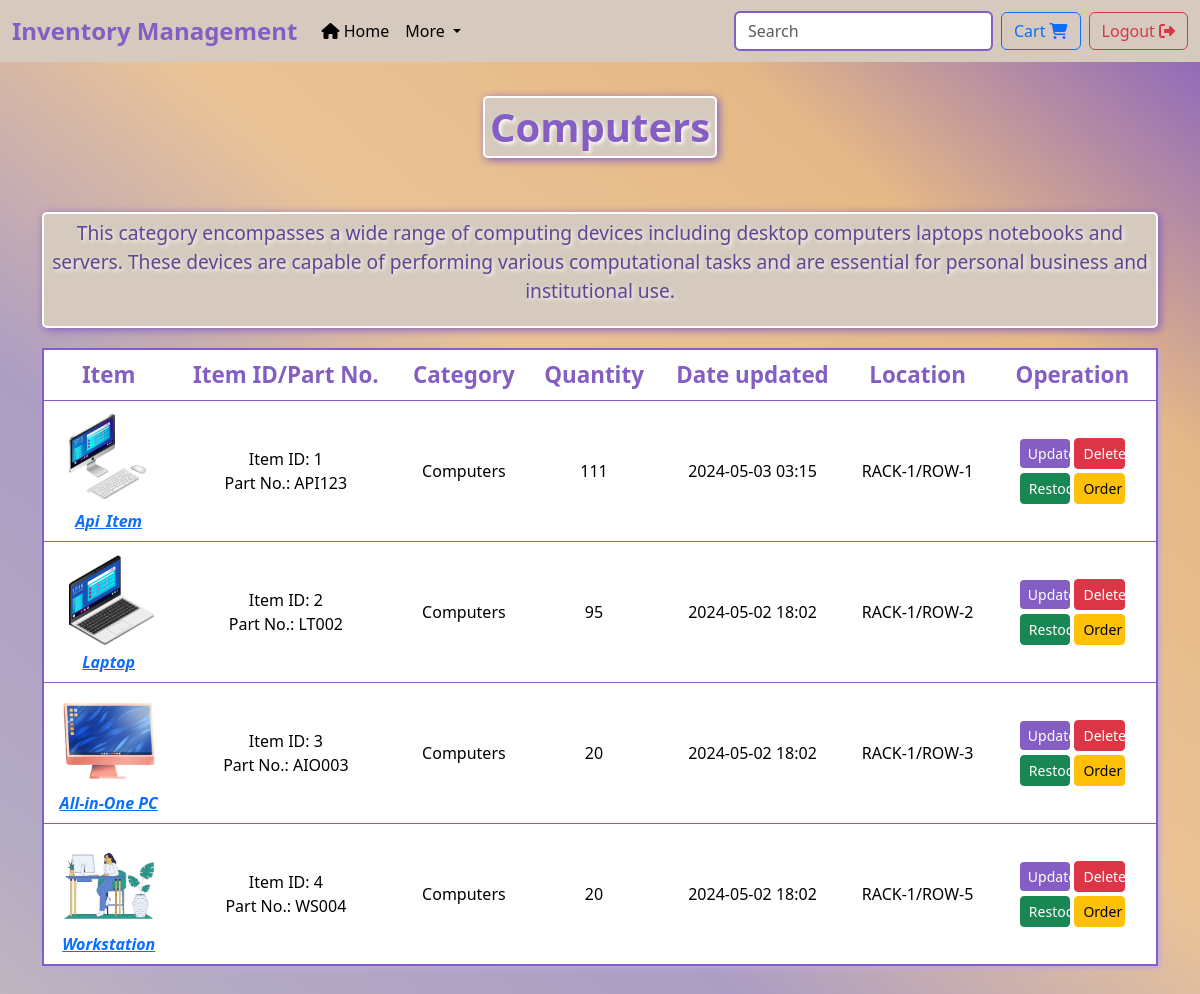
/category/Computers (signed in), run on the app's committed database.
### model.py (models this page shows, shortened)
class Category(db.Model):
    catid = db.Column(db.Integer, primary_key=True, autoincrement=True)
    name = db.Column(db.String(200), nullable=False)
    items = db.relationship('Item', backref='category_ref', lazy=True)
    description = db.Column(db.Text)

class Item(db.Model):
    itemid = db.Column(db.Integer, primary_key=True, autoincrement=True)
    name = db.Column(db.String(200), nullable=False)
    partno = db.Column(db.String(10), default='-')
    description = db.Column(db.Text)
    date_stocked = db.Column(db.DateTime, default=current_time)
    quantity = db.Column(db.Integer, nullable=False, default=1)
    price = db.Column(db.Numeric(precision=10, scale=2))
    location = db.Column(db.Text)
    deleted = db.Column(db.Boolean, default=False)
    category = db.Column(db.Integer, db.ForeignKey(
        'category.catid'), nullable=False)
    itemrequest = db.relationship('ItemRequest', backref='item_ref', lazy=True)

### app.py (the view)
@app.route('/category/<name>', methods=['GET'])
@login_required
def opencategory(name):
    currentcat = category_model.query.filter_by(name=name).first()
    items = item_model.query.filter_by(
        category=currentcat.catid).all()
    if current_user.role == 'admin':
        return render_template('category.html', cat=currentcat, items=items)
    else:
        return render_template('usercategory.html', cat=currentcat, items=items)

### app.py (called while the page is built)
@lm.user_loader
def load_user(id):
    return user.query.get(int(id))

### templates/category.html (shortened to what this page needs)
{%extends 'base.html'%}  {%block body%}
<div>
    <div class="container">
        <br />
        <div style="text-align: center">
            <h1
                style="
                    text-align: center;
                    color: #845ec2;
                    margin-top: 10px;
                    margin-bottom: 20px;
                    border: 2px solid white;
                    border-radius: 5px;
                    background-color: #d5cabd;
                    box-shadow: 2px 2px 8px #845ec2;
                    padding: 5px;
                    text-shadow: 2px 2px 4px white;
                ">
                {{cat.name}}
            </h1>
        </div>
        <br />
        <div
            style="
                text-align: center;
                color: #634494;
                font-size: larger;
                margin-top: 10px;
                margin-bottom: 20px;
                border: 2px solid white;
                border-radius: 5px;
                background-color: #d5cabd;
                box-shadow: 2px 2px 8px #845ec2;
                padding: 5px;
                text-shadow: 2px 2px 4px white;
            ">
            <p>{{cat.description}}</p>
        </div>
        <table
            class="table table-hover align-middle"
            style="
                text-align: center;
                border: 2px solid #845ec2;
                box-shadow: 2px 2px 5px#bea7e3;
            ">
            <thead>
                <tr>
                    <th style="color: #845ec2; font-size: 1.4rem">Item</th>
                    <th style="color: #845ec2; font-size: 1.4rem">
                        Item ID/Part No.
                    </th>
                    <th style="color: #845ec2; font-size: 1.4rem">Category</th>
                    <th style="color: #845ec2; font-size: 1.4rem">Quantity</th>
                    <th style="color: #845ec2; font-size: 1.4rem">
                        Date updated
                    </th>
                    <th style="color: #845ec2; font-size: 1.4rem">Location</th>
                    <th style="color: #845ec2; font-size: 1.4rem">Operation</th>
                </tr>
            </thead>
            <tbody>
                {% for item in items %} {%if item.deleted==False%}
                <tr>
                    <td class="max-width-td">
                        <a href="{{url_for('showitem',itemid=item.itemid)}}">
                            <img
                                src="{{url_for('static',filename='/media/'+item.itemid|string+'.jpg')}}"
                                alt="Image"
                                width="100px"
                                height="100px" /><br />
                            <i><strong>{{ item.name }}</strong></i>
                        </a>
                    </td>
                    <td>
                        <a>Item ID: {{ item.itemid }}</a><br />
                        <a>Part No.: {{ item.partno }}</a>
                    </td>
                    <td>
                        <a>{{cat.name}}</a>
                    </td>
                    <td><a>{{ item.quantity }}</a></td>
                    <td>
                        <a>
                            {{ item.date_stocked.strftime('%Y-%m-%d %H:%M') }}
                        </a>
                    </td>
                    <td><a>{{item.location}}</a></td>
                    <td>
                        <a
                            href="{{url_for('update', id=item.itemid)}}"
                            class="btn btn-primary btn-sm col-4 mb-1">
                            Update
                        </a>
                        <button
                            type="button"
                            class="btn btn-danger btn-sm col-4 mb-1"
                            data-bs-toggle="modal"
                            data-bs-target="#DeleteModal{{ item.itemid }}">
                            Delete
                        </button>
                        <br />
                        <a
                            href="{{url_for('stock', id=item.itemid)}}"
                            class="btn btn-success btn-sm col-4">
                            Restock
                        </a>
                        <form
                            class="col-4"
                            method="POST"
                            action="{{url_for('add_item_cart',item_id=item.itemid)}}"
                            style="display: inline-block">
                            <button
                                type="submit"
                                class="btn btn-warning me-1 btn-sm col-12">
                                Order
                            </button>
                        </form>
                    </td>
                </tr>
                {%endif%} {% endfor %}
            </tbody>
        </table>
        <br /><br />
    </div>
</div>
{%endblock%}

### templates/base.html (shortened to what this page needs)
<!DOCTYPE html>
<html lang="en">
    <head>
        <link
            href="https://cdn.jsdelivr.net/npm/bootstrap@5.3.3/dist/css/bootstrap.min.css"
            rel="stylesheet"
 />
        <link
            rel="stylesheet"
            href="https://cdnjs.cloudflare.com/ajax/libs/font-awesome/6.5.2/css/all.min.css"
 />
        <link
            rel="stylesheet"
            href="{{url_for('static',filename='css/main.css')}}" />
    </head>
    <body>
        <nav class="navbar navbar-expand-lg">
            <div class="container-fluid">
                <a class="navbar-brand" href="{{url_for('home')}}">
                    Inventory Management
                </a>
                <div class="collapse navbar-collapse" id="navbarNavDropdown">
                    <ul class="navbar-nav">
                        <li class="nav-item">
                            <a class="nav-link" href="{{url_for('home')}}">
                                <i class="fa-solid fa-house"></i> Home
                            </a>
                        </li>
                        <li class="nav-item dropdown">
                            <a
                                class="nav-link dropdown-toggle"
                                href="#"
                                id="navbarDropdownMenuLink"
                                role="button"
                                data-bs-toggle="dropdown"
                                aria-expanded="false">
                                More
                            </a>
                        </li>
                    </ul>
                    <form
                        class="d-flex ms-auto"
                        method="POST"
                        action="{{url_for('search')}}">
                        <input
                            class="form-control me-2"
                            type="search"
                            id="searchterm"
                            name="searchterm"
                            placeholder="Search"
                            aria-label="Search"
                            style="border: 2px solid #845ec2" />
                    </form>
                    <a
                        class="btn btn-outline-primary me-2"
                        href="{{url_for('cart')}}">
                        Cart <i class="fa-solid fa-cart-shopping"></i>
                    </a>
                    <a
                        class="btn btn-outline-danger"
                        href="{{url_for('logout')}}">
                        Logout <i class="fa-solid fa-right-from-bracket"></i>
                    </a>
                </div>
            </div>
        </nav>
        <div>{%block body%}{%endblock%}</div>
        <br /><br /><br /><br /><br /><br /><br /><br /><br /><br /><br />
    </body>
</html>

### static/css/main.css (style rules this page uses)
.btn-primary, .btn-primary:hover, .btn-primary:active, .btn-primary:visited { background-color: #845ec2; border: white; }
h1 { text-align: center; font-weight: bold; border: 2px solid black; box-shadow: 2px 2px 5px black; display: inline-block; padding: 1rem; }

### templates/base.html (style rules this page uses)
.navbar { background-color: #d5cabd; }
.nav-link, .dropdown-item { color: #000000; }
.navbar-brand { color: #845ec2; font-size: 1.5rem; font-weight: 600; }
.form-control { background-color: #ffffff; border-color: #808080; color: #000000; }
body { background: linear-gradient( 40deg, #d5cabd, #b4abc3, #ac9dc4, #eac397, #e5b986, #845ec2 ); }

### templates/category.html (style rules this page uses)
.max-width-td { max-width: 150px; overflow: hidden; text-overflow: ellipsis; }

### data on the page
Category: name "Computers", description "This category encompasses a wide range of computing devices including desktop computers laptops notebooks and servers. These devices are capable of performing various computational tasks and are essential for personal business and institutional use."
Item: shows a picture, name "Api_Item", itemid "1", partno "API123", quantity "111", date_stocked "2024-05-03 03:15", location "RACK-1/ROW-1"
Item: shows a picture, name "Laptop", itemid "2", partno "LT002", quantity "95", date_stocked "2024-05-02 18:02", location "RACK-1/ROW-2"
Item: shows a picture, name "All-in-One PC", itemid "3", partno "AIO003", quantity "20", date_stocked "2024-05-02 18:02", location "RACK-1/ROW-3"
Item: shows a picture, name "Workstation", itemid "4", partno "WS004", quantity "20", date_stocked "2024-05-02 18:02", location "RACK-1/ROW-5"
